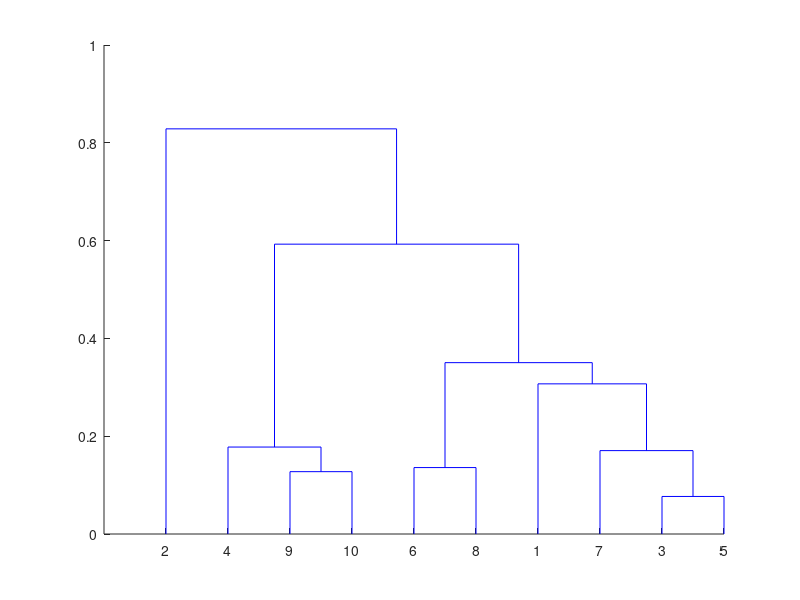
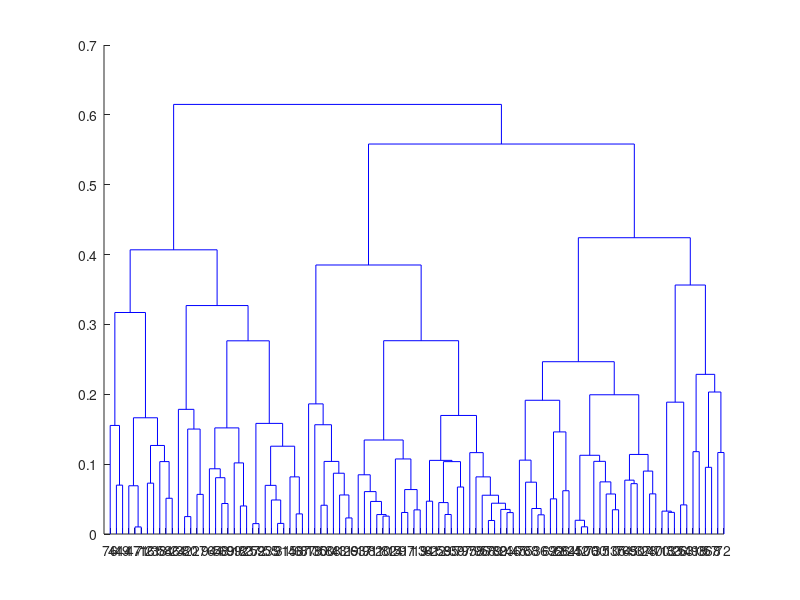
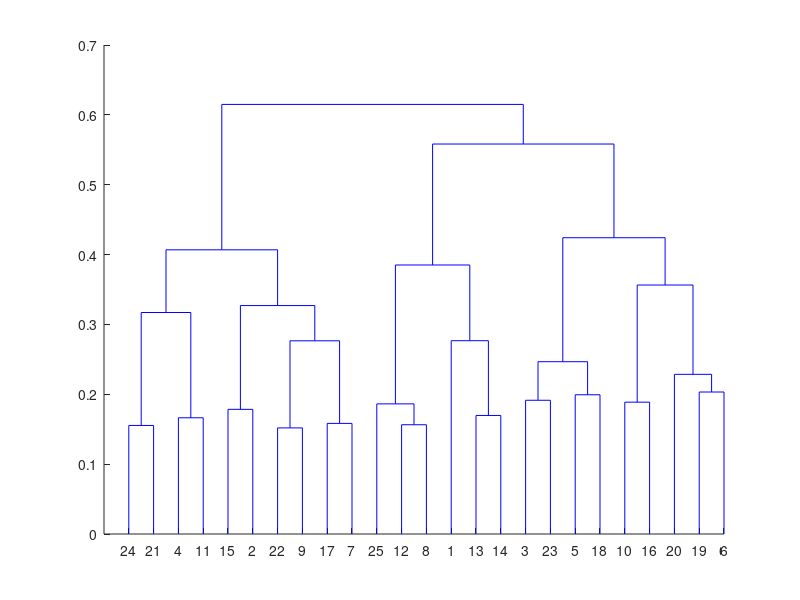
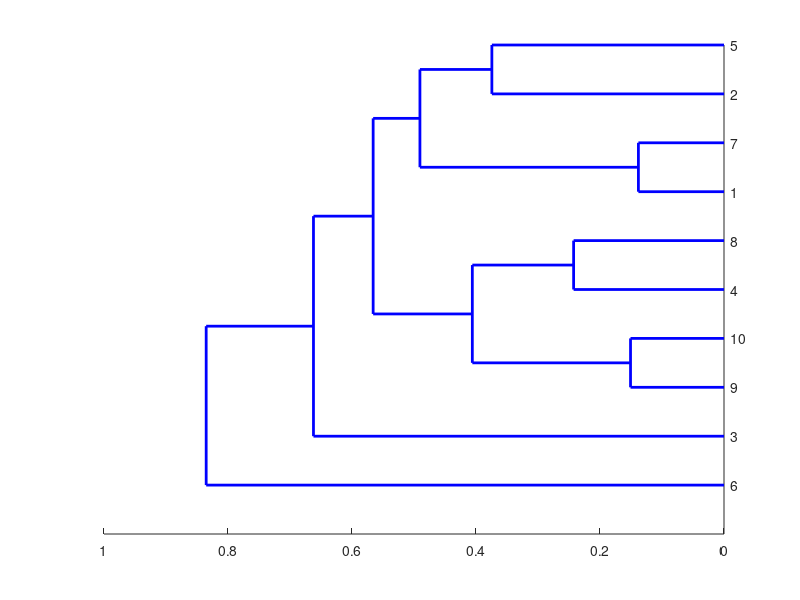

Here is the MATLAB script that generated these plots, in order: (Note: this script raises an error after producing the figures.)
% Data, Inference & Applied Machine Learning
% DIAML: Tuorial 11b
% Copyright (c) 2018 Patrick E. McSharry (patrick@mcsharry.net)

%%
% Simple Dendrogram with random data and 10 elements
% Generate sample data.
% rng('default') % For reproducibility
X = rand(10,2);
% Create a hierarchical binary cluster tree using linkage. Then, plot the dendrogram using the default options.
tree = linkage(X,'average');
figure()
dendrogram(tree)
%
% Dendrogram with random data and 100 elements
% Generate sample data.
rng('default') % For reproducibility
X = rand(100,2);
% There are 100 data points in the original data set, X.
% Create a hierarchical binary cluster tree using linkage. 
% Then, plot the dendrogram for the complete tree (100 leaf nodes) by setting the input argument P equal to 0.
tree = linkage(X,'average');

figure()
dendrogram(tree,0)

% Plot the dendrogram with only 25 leaf nodes. Return the mapping of the original data points to the leaf nodes shown in the plot.
figure()
[~,T] = dendrogram(tree,25);
% List the original data points that are in leaf node 7 of the dendrogram plot.
find(T==7)

% Horizontal Dendrogram
% Generate sample data.
rng('default') % For reproducibility
X = rand(10,3);
% Create a hierarchical binary cluster tree using linkage. 
% Plot the dendrogram with a vertical orientation, using the default color threshold. 
% Return handles to the lines so you can change the dendrogram line widths.

tree = linkage(X,'average');
figure()
H = dendrogram(tree,'Orientation','left','ColorThreshold','default');
set(H,'LineWidth',2)


% Hierarchical Clustering using dendrogram
% Randomly generate the sample data.
rng default; % For reproducibility
X = [randn(100,2)*0.75+ones(100,2);
    randn(100,2)*0.5-ones(100,2)];

tree = linkage(X,'average');
figure
dendrogram(tree,0)

% Select two clusters and plot
c = cluster(tree,'maxclust',2);
figure
scatter(X(:,1),X(:,2),10,c)


% Clustering using k-means
% Randomly generate the sample data.
rng default; % For reproducibility
X = [randn(100,2)*0.75+ones(100,2);
    randn(100,2)*0.5-ones(100,2)];

figure;
plot(X(:,1),X(:,2),'.');
title 'Randomly Generated Data';

% There appears to be two clusters in the data.
% Partition the data into two clusters, and choose the best arrangement out of five intializations. 
% Display the final output.

opts = statset('Display','final');
[idx,C] = kmeans(X,2,'Distance','cityblock','Replicates',5,'Options',opts);
% By default, the software initializes the replicates separatly using k-means++.

% Plot the clusters and the cluster centroids.
figure;
plot(X(idx==1,1),X(idx==1,2),'r.','MarkerSize',12)
hold on
plot(X(idx==2,1),X(idx==2,2),'b.','MarkerSize',12)
plot(C(:,1),C(:,2),'kx','MarkerSize',15,'LineWidth',3)
legend('Cluster 1','Cluster 2','Centroids','Location','NW')
title 'Cluster Assignments and Centroids'
hold off


% Clustering Using Gaussian Mixture Distributions
% Gaussian mixture distributions can be used for clustering data, by realizing that the multivariate normal components of the fitted model can represent clusters.
% 
% To demonstrate the process, first generate some simulated data from a mixture of two bivariate Gaussian distributions using the mvnrnd function.
rng default;  % For reproducibility
mu1 = [1 2];
sigma1 = [3 .2; .2 2];
mu2 = [-1 -2];
sigma2 = [2 0; 0 1];
X = [mvnrnd(mu1,sigma1,200);mvnrnd(mu2,sigma2,100)];
scatter(X(:,1),X(:,2),10,'ko')


% Fit a two-component Gaussian mixture distribution. Here, you know the correct number of components to use. 
% In practice, with real data, this decision would require comparing models with different numbers of components.
% For Matlab 2015
%options = statset('Display','final');
%gm = fitgmdist(X,2,'Options',options);
gm = gmdistribution.fit(X,2);

% Plot the estimated probability density contours for the two-component mixture distribution. The two bivariate normal components overlap, but their peaks are distinct. This suggests that the data could reasonably be divided into two clusters.
hold on
ezcontour(@(x,y)pdf(gm,[x y]),[-8 6],[-8 6]);
hold off

% Partition the data into clusters using the cluster method for the fitted mixture distribution. 
% The cluster method assigns each point to one of the two components in the mixture distribution.
idx = cluster(gm,X);
cluster1 = (idx == 1);
cluster2 = (idx == 2);

scatter(X(cluster1,1),X(cluster1,2),10,'r+');
hold on
scatter(X(cluster2,1),X(cluster2,2),10,'bo');
hold off
legend('Cluster 1','Cluster 2','Location','NW')


% Each cluster corresponds to one of the bivariate normal components in the mixture distribution. 
% cluster assigns points to clusters based on the estimated posterior probability that a point came from a component. 
% E ach point is assigned to the cluster corresponding to the highest posterior probability. 
% The posterior method returns those posterior probabilities. 
% For example, plot the posterior probability of the first component for each point.
P = posterior(gm,X);

scatter(X(cluster1,1),X(cluster1,2),10,P(cluster1,1),'+')
hold on
scatter(X(cluster2,1),X(cluster2,2),10,P(cluster2,1),'o')
hold off
legend('Cluster 1','Cluster 2','Location','NW')
clrmap = jet(80); colormap(clrmap(9:72,:))
ylabel(colorbar,'Component 1 Posterior Probability')